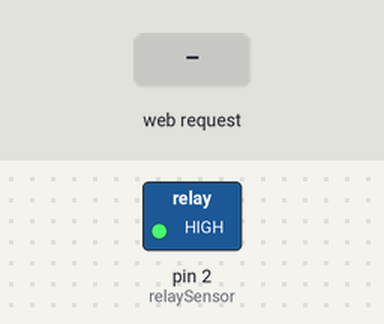
This sketch was run on a simulated Arduino Uno, built for the host (arithmetic inside an expression is 32-bit, double 64-bit). On the bench: switched loads named in the sketch (green lamp = pin HIGH). Inputs (shaded band) come from the test bench.

Above: at 1.2 s.
1.3 s: HTTP request GET /turn-on received
At 2.5 s:
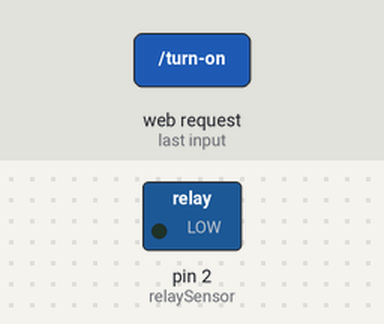
2.8 s: HTTP request GET /turn-off received
At 3.6 s:
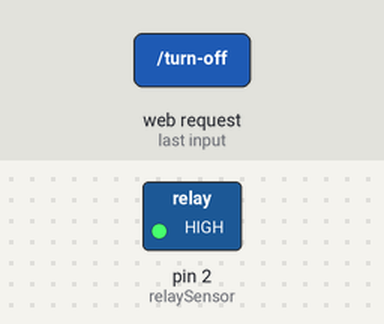
Timing chart, 0 to 5.8 s (numbered marks = the images above; inputs shaded):
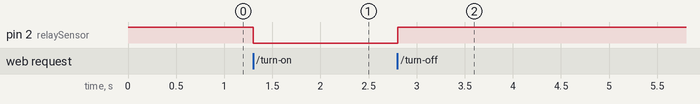

Measured:
- after the input at 1.3 s, pin 2 (relaySensor): HIGH → LOW at once
- after the input at 2.8 s, pin 2 (relaySensor): LOW → HIGH at once

The sketch:

lamp.ino
```cpp
/*
   IMPORTANDO AS BIBLIOTECAS
*/
#include <SPI.h>
#include <Ethernet.h>

/*
   DEFININDO O PINO DO RELAY
*/
int relaySensor = 2;

/*
    CONFIGURANDO O IP QUE A ETHERNET SHIELD TERA
    (ALTERAR COM O DA SUA REDE)
*/
byte mac[] = {0xDE, 0xAD, 0xBE, 0xEF, 0xFE, 0xED};
byte ip[] = {192, 168, 0, 23};
char buffer [128];
/*
   CRIANDO UM SEVIDOR WEB
*/
EthernetServer server(80);

/*
   INICIALIZANDO OS SERVICOS
*/
void setup() {
  Ethernet.begin(mac, ip);
  Serial.begin(9600);

  /*
     CONFIGURA O RELAY
     INICIA A LAMPADA APAGADA
  */
  pinMode(relaySensor, OUTPUT);
  digitalWrite(relaySensor, HIGH);

}

void loop() {
  /*
     TENTA PEGAR A CONEXAO COM O NAVEGADOR
  */

  EthernetClient client = server.available();

  /*
     VERIFICA SE EXISTE UM CLIENTE EM CONEXAO
  */
  if (client) {
    String request;
    String todo;
    boolean currentLineIsBlank = true;
    while (client.connected()) {
      /*
         VERIFICA SE OS DADOS ESTAO DISPONIVEIS PARA LEITURA
         (LEITURA DE 1 BYTE)
      */
      if (client.available()) {
        Serial.begin(9600);
        char c = client.read();
        /*
           CONCATENANDO TODA A REQUISICAO
        */
        request.concat(c);
        if (request.endsWith("/status")) {
          todo = "LAMP_STS";
        } else if (request.endsWith("/turn-on")) {
          todo = "LAMP_ON";
        } else if (request.endsWith("/turn-off")) {
          todo = "LAMP_OFF";
        }

        /*
           ULTIMA LINHA DA REQUISICAO É BRANCA E TERMINA COM O CARACTERE \n
           RESPONDE PARA O CLIENTE APENAS APÓS A ULTIMA LINHA RECEBIDA
        */
        if (c == '\n' && currentLineIsBlank) {

          /*
              CABECALHO PADRAO HTTP/JSON
          */
          client.println("HTTP/1.1 200 OK");
          client.println("Access-Control-Allow-Origin: *");
          client.println("Content-Type: application/json");
          client.println("Connection: close");
          client.println();

          /*
             MONTANDO O RETONO EM JSON
             (CONCATENADO)
          */
          if (todo == "LAMP_STS") {
            String s = (digitalRead(relaySensor) == LOW) ? "true" : "false";
            String p = "{\"data\": {\"lamp\": \""; p += s; p += "\"}}";
            client.println(p);
          } else if (todo == "LAMP_ON") {
            digitalWrite(relaySensor, LOW);
            String s =  "true";
            String p = "{\"data\": {\"lamp\": \""; p += s; p += "\"}}";
            client.println(p);
          } else if (todo == "LAMP_OFF") {
            digitalWrite(relaySensor, HIGH);
            String s =  "false";
            String p = "{\"data\": {\"lamp\": \""; p += s; p += "\"}}";
            client.println(p);
          }
          break;
        }
        /*
            TODA LINHA DE TEXTO RECEBIDA DO CLIENTE TERMINA COM OS CARACTERES \r\n
        */
        if (c == '\n') {
          /*
             ULTIMO CARACTERE DA LINHA DO TEXTO RECEBIDO
             INICIA UMA NOVA LINHA COM O CARACTERE LIDO
          */
          currentLineIsBlank = true;
        }
        else if (c != '\r') {
          /*
             UM CARACTERE DE TEXTO FOI RECEBIDO DO CLIENTE
          */
          currentLineIsBlank = false;
        }
      }
    }

    /*
       DELAY PARA O BROWSER RECEBER O TEXTO
    */
    delay(1);
    client.stop();

  }
}
```
